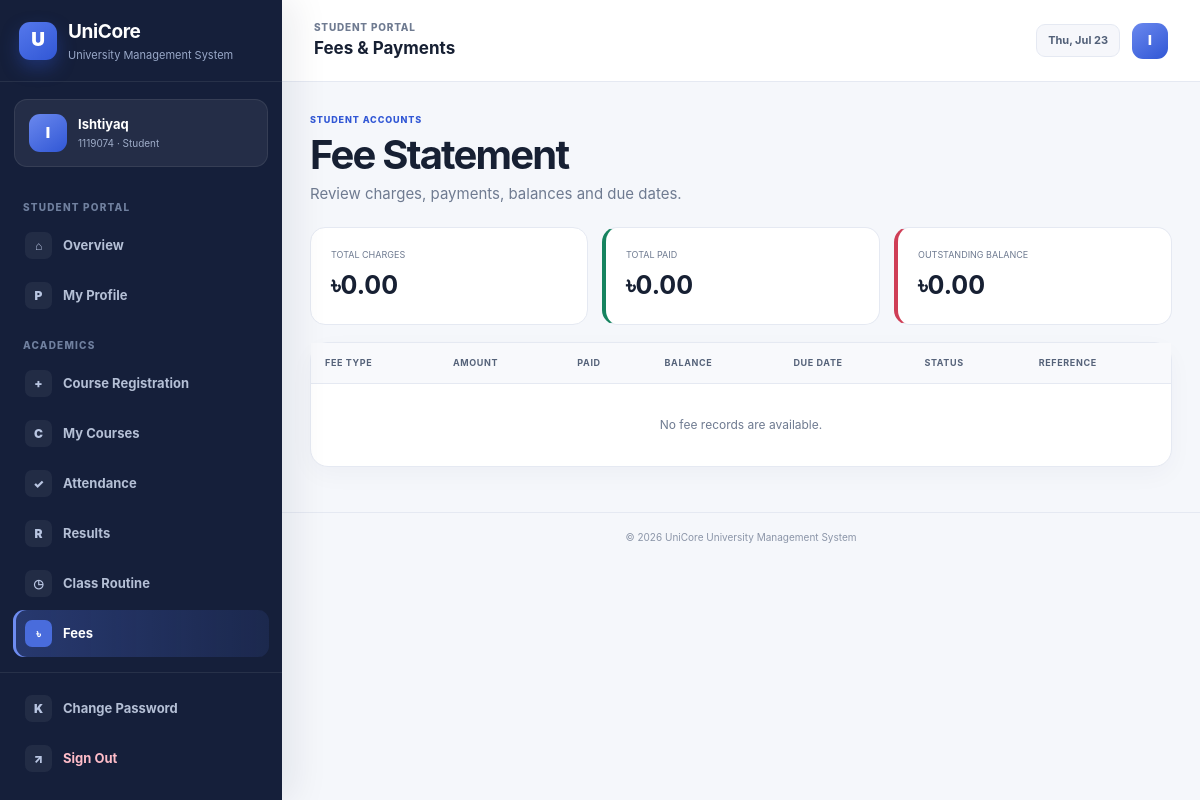
Page /student-portal/fees/ (signed in) on the committed database.
### accounts/models.py (models this page shows, shortened)
class UserProfile(models.Model):
    ADMIN = "ADMIN"
    STUDENT = "STUDENT"
    TEACHER = "TEACHER"
    ROLE_CHOICES = [
        (ADMIN, "Administrator"),
        (STUDENT, "Student"),
        (TEACHER, "Teacher"),
    ]
    user = models.OneToOneField(
        settings.AUTH_USER_MODEL,
        on_delete=models.CASCADE,
        related_name="ums_profile",
    )
    role = models.CharField(max_length=10, choices=ROLE_CHOICES)
    reference_id = models.CharField(
        max_length=30,
        blank=True,
        help_text="Student ID from MySQL or Teacher ID from PostgreSQL.",
    )
    display_name = models.CharField(max_length=120, blank=True)
    created_at = models.DateTimeField(auto_now_add=True)
    updated_at = models.DateTimeField(auto_now=True)
    class Meta:
        ordering = ["role", "reference_id", "user__username"]
        constraints = [
            models.UniqueConstraint(
                fields=["role", "reference_id"],
                condition=~models.Q(reference_id=""),
                name="unique_role_reference_account",
            )
        ]

### accounts/views.py (the view)
# urls.py: path("student-portal/fees/", views.student_fees, name="student_fees"),
@student_required
def student_fees(request):
    profile, reference, student, database_online, display_name = _student_identity(request.user)
    fees = StudentFee.objects.filter(student_ref=reference)
    return render(
        request,
        "accounts/student_fees.html",
        {
            "profile": profile,
            "student": student,
            "display_name": display_name,
            "fees": fees,
            "total_amount": sum((item.amount for item in fees), Decimal("0")),
            "total_paid": sum((item.paid_amount for item in fees), Decimal("0")),
            "total_balance": sum((item.balance for item in fees), Decimal("0")),
        },
    )

### accounts/context_processors.py (called while the page is built)
def role_context(request):
    return {
        "ums_role": get_user_role(request.user),
        "ums_profile": get_user_profile(request.user),
    }

### accounts/utils.py (called while the page is built)
def get_user_role(user):
    if not getattr(user, "is_authenticated", False):
        return None
    if user.is_superuser or user.is_staff:
        return UserProfile.ADMIN
    try:
        return user.ums_profile.role
    except UserProfile.DoesNotExist:
        return None

def get_user_profile(user):
    if not getattr(user, "is_authenticated", False):
        return None
    try:
        return user.ums_profile
    except UserProfile.DoesNotExist:
        return None

### accounts/views.py (called while the page is built)
def _student_identity(user):
    profile = get_user_profile(user)
    reference = profile.reference_id
    student = None
    database_online = True
    try:
        student = Student.objects.filter(student_id=reference).first()
        if student is None and str(reference).isdigit():
            student = Student.objects.filter(pk=int(reference)).first()
    except Exception:
        database_online = False
    display_name = student.name if student else (profile.display_name or user.username)
    return profile, reference, student, database_online, display_name

### accounts/templates/accounts/student_fees.html (shortened to what this page needs)
{% extends "base.html" %}
{% block header_title %}Fees & Payments{% endblock %}
{% block content %}
<div class="page-header"><div><span class="eyebrow">Student Accounts</span><h1>Fee Statement</h1><p>Review charges, payments, balances and due dates.</p></div></div>
<div class="summary-grid"><div class="summary-card"><small>Total Charges</small><strong>৳{{ total_amount|floatformat:2 }}</strong></div><div class="summary-card success"><small>Total Paid</small><strong>৳{{ total_paid|floatformat:2 }}</strong></div><div class="summary-card danger"><small>Outstanding Balance</small><strong>৳{{ total_balance|floatformat:2 }}</strong></div></div>
<div class="table-card"><div class="table-responsive"><table><thead><tr><th>Fee Type</th><th>Amount</th><th>Paid</th><th>Balance</th><th>Due Date</th><th>Status</th><th>Reference</th></tr></thead><tbody>{% for item in fees %}<tr><td><strong>{{ item.fee_type }}</strong></td><td>৳{{ item.amount }}</td><td>৳{{ item.paid_amount }}</td><td><strong>৳{{ item.balance }}</strong></td><td>{{ item.due_date|date:"M d, Y" }}</td><td><span class="status-pill {% if item.status == 'Paid' %}success{% elif item.status == 'Partial' %}warning{% else %}danger{% endif %}">{{ item.status }}</span></td><td>{{ item.reference|default:"—" }}</td></tr>{% empty %}<tr><td colspan="7" class="empty-state">No fee records are available.</td></tr>{% endfor %}</tbody></table></div></div>
{% endblock %}

### templates/base.html (shortened to what this page needs)
{% load static %}
<!DOCTYPE html>
<html lang="en">
<head>
  <link rel="stylesheet" href="{% static 'ums/css/style.css' %}?v=20260722-ui2">
</head>
<body class="{% if user.is_authenticated %}app-body{% else %}public-body{% endif %}">
{% if user.is_authenticated %}
  {% with current=request.resolver_match.url_name %}
  <div class="app-layout">
    <aside class="sidebar" data-sidebar>
      <div class="sidebar-brand">
        <a href="{% url 'portal_redirect' %}" class="brand-link">
          <span class="brand-symbol">U</span>
          <span><strong>UniCore</strong><small>University Management System</small></span>
        </a>
      </div>
      <div class="sidebar-profile">
        <span class="profile-avatar">{{ ums_profile.display_name|default:user.username|first|upper }}</span>
        <div><strong>{{ ums_profile.display_name|default:user.username }}</strong><small>{% if ums_role == "ADMIN" %}Administrator{% elif ums_role == "STUDENT" %}{{ ums_profile.reference_id }} · Student{% else %}{{ ums_profile.reference_id }} · Teacher{% endif %}</small></div>
      </div>
      <nav class="sidebar-nav" aria-label="Main navigation">
        {% if ums_role == "ADMIN" %}
          <span class="nav-section-label">Overview</span>
          <a class="nav-item {% if current == 'home' %}active{% endif %}" href="{% url 'home' %}"><span class="nav-icon">⌂</span><span>Dashboard</span></a>
          <span class="nav-section-label">Management</span>
          <a class="nav-item {% if current == 'student_list' or current == 'add_student' or current == 'edit_student' %}active{% endif %}" href="{% url 'student_list' %}"><span class="nav-icon">S</span><span>Students</span></a>
          <a class="nav-item {% if current == 'teacher_list' or current == 'add_teacher' or current == 'edit_teacher' %}active{% endif %}" href="{% url 'teacher_list' %}"><span class="nav-icon">T</span><span>Teachers</span></a>
          <a class="nav-item {% if current == 'academic_dashboard' or current == 'department_list' or current == 'course_list' or current == 'enrollment_list' or current == 'assignment_list' or current == 'attendance_list' or current == 'result_list' or current == 'fee_list' or current == 'routine_list' or current == 'notice_list' %}active{% endif %}" href="{% url 'academic_dashboard' %}"><span class="nav-icon">A</span><span>Academic</span></a>
          <a class="nav-item {% if current == 'library_list' or current == 'issue_list' %}active{% endif %}" href="{% url 'library_list' %}"><span class="nav-icon">L</span><span>Library</span></a>
          <a class="nav-item {% if current == 'bus_card_list' or current == 'bus_card_review' %}active{% endif %}" href="{% url 'bus_card_list' %}"><span class="nav-icon">B</span><span>Bus Cards</span></a>
          <a class="nav-item {% if current == 'account_list' or current == 'account_create' %}active{% endif %}" href="{% url 'account_list' %}"><span class="nav-icon">U</span><span>User Accounts</span></a>
          {% if user.is_staff %}<a class="nav-item" href="{% url 'admin:index' %}"><span class="nav-icon">⚙</span><span>System Admin</span></a>{% endif %}
        {% elif ums_role == "STUDENT" %}
          <span class="nav-section-label">Student Portal</span>
          <a class="nav-item {% if current == 'student_portal' %}active{% endif %}" href="{% url 'student_portal' %}"><span class="nav-icon">⌂</span><span>Overview</span></a>
          <a class="nav-item {% if current == 'student_profile' %}active{% endif %}" href="{% url 'student_profile' %}"><span class="nav-icon">P</span><span>My Profile</span></a>
          <span class="nav-section-label">Academics</span>
          <a class="nav-item {% if current == 'student_course_registration' %}active{% endif %}" href="{% url 'student_course_registration' %}"><span class="nav-icon">+</span><span>Course Registration</span></a>
          <a class="nav-item {% if current == 'student_courses' %}active{% endif %}" href="{% url 'student_courses' %}"><span class="nav-icon">C</span><span>My Courses</span></a>
          <a class="nav-item {% if current == 'student_attendance_summary' %}active{% endif %}" href="{% url 'student_attendance_summary' %}"><span class="nav-icon">✓</span><span>Attendance</span></a>
          <a class="nav-item {% if current == 'student_results' %}active{% endif %}" href="{% url 'student_results' %}"><span class="nav-icon">R</span><span>Results</span></a>
          <a class="nav-item {% if current == 'student_routine' %}active{% endif %}" href="{% url 'student_routine' %}"><span class="nav-icon">◷</span><span>Class Routine</span></a>
          <a class="nav-item {% if current == 'student_fees' %}active{% endif %}" href="{% url 'student_fees' %}"><span class="nav-icon">৳</span><span>Fees</span></a>
        {% endif %}
      </nav>
      <div class="sidebar-footer">
        <a class="nav-item {% if current == 'change_password' %}active{% endif %}" href="{% url 'change_password' %}"><span class="nav-icon">K</span><span>Change Password</span></a>
        <form method="post" action="{% url 'logout' %}">{% csrf_token %}<button class="nav-item logout-item" type="submit"><span class="nav-icon">↗</span><span>Sign Out</span></button></form>
      </div>
    </aside>
    <div class="app-main">
      <header class="app-header">
        <div class="header-left">
          <div><span class="header-kicker">{% if ums_role == 'ADMIN' %}Administration{% elif ums_role == 'STUDENT' %}Student Portal{% else %}Faculty Portal{% endif %}</span><strong>{% block header_title %}University Management System{% endblock %}</strong></div>
        </div>
        <div class="header-actions"><span class="date-chip">{% now "D, M d" %}</span><span class="header-avatar">{{ ums_profile.display_name|default:user.username|first|upper }}</span></div>
      </header>
      <main class="app-content">
        {% block content %}{% endblock %}
      </main>
      <footer class="app-footer">© {% now "Y" %} UniCore University Management System</footer>
    </div>
  </div>
  {% endwith %}
{% endif %}
</body>
</html>

### rows in the picture
UserProfile: display_name|first "I", display_name "Ishtiyaq", reference_id "1119074"

### other values in the picture
{{ total_amount|floatformat:2 }} "0.00"
{{ total_paid|floatformat:2 }} "0.00"
{{ total_balance|floatformat:2 }} "0.00"
